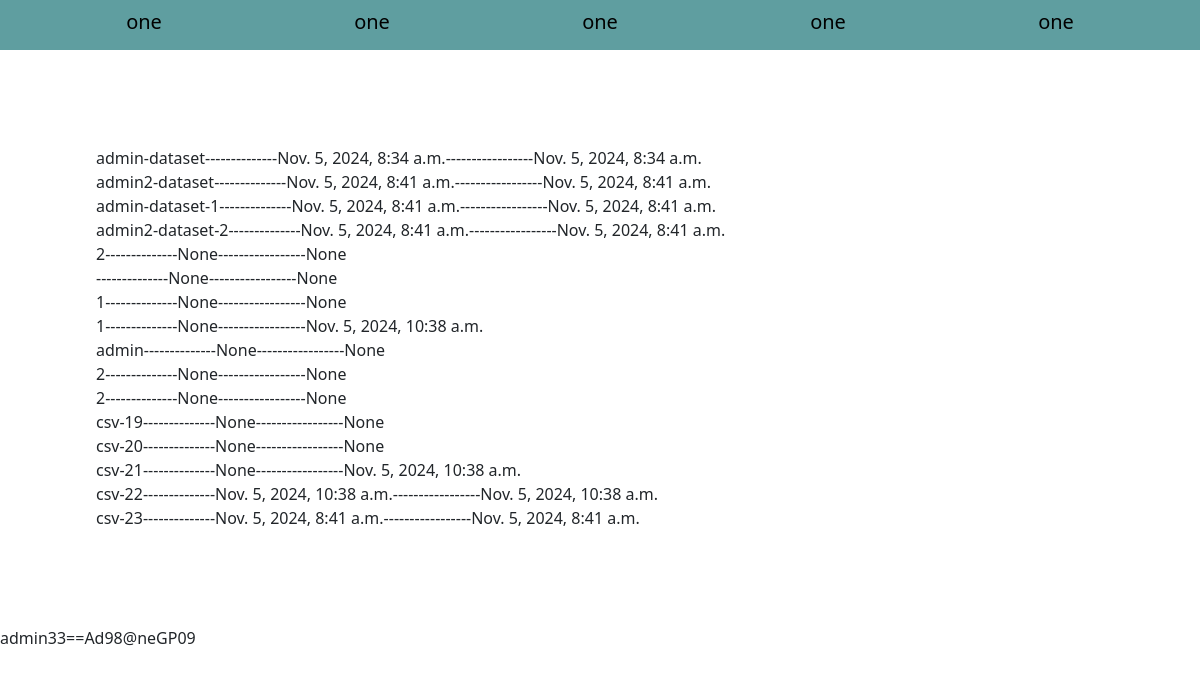
The page / on the database its author committed.
### roshan/models.py (models this page shows, shortened)
class Dataset(models.Model):
    author=models.ForeignKey(User,related_name='user',on_delete=models.CASCADE)
    name=models.CharField(max_length=200)
    created_at=models.DateTimeField(auto_now_add=True)
    edit_at=models.DateTimeField(auto_now=True)
    class Meta:
        pass

### roshan/views.py (the view)
# urls.py: path("",dataset_view,name="dataset_view"),
def dataset_view(request):
    dataset=Dataset.objects.all()
    context={
        "dataset":dataset,
    }
    return render(request,"roshan/roshan.html",context)

### templates/roshan/roshan.html
{% extends "base.html" %}
{% block content %}
<div class="container p-5 m-5">
    {% for item  in dataset %}
      {{item.name}}--------------{{item.created_at}}-----------------{{item.edit_at}}
      <br>
    {% endfor %}
</div>
admin33==Ad98@neGP09
{% endblock content %}

### templates/base.html (shortened to what this page needs)
<!doctype html>
<html lang="en">
  <head>
    <link href="https://cdn.jsdelivr.net/npm/bootstrap@5.0.2/dist/css/bootstrap.min.css" rel="stylesheet">
  </head>
  <body>
    <div class="container-fluid" style="background-color: cadetblue;height:50px;">
        <div class="container text-center">
            <div class="row">
              <div class="col-sm">
                <h5><a href="">one</a></h5>
              </div>
              <div class="col-sm">
                <h5><a href="">one</a></h5>
              </div>
              <div class="col-sm">
                <h5><a href="">one</a></h5>
              </div>
              <div class="col-sm">
                <h5><a href="">one</a></h5>
              </div>
              <div class="col-sm">
                <h5><a href="">one</a></h5>
              </div>
            </div>
          </div>
    </div>
    {% block content %}
    {% endblock content %}
  </body>
</html>

### templates/base.html (style rules this page uses)
a { text-decoration: none; color: black; }
.col-sm { margin-top:10px; }

### rows shown on the page
Dataset: name "admin-dataset", created_at "Nov. 5, 2024, 8:34 a.m.", edit_at "Nov. 5, 2024, 8:34 a.m."
Dataset: name "admin2-dataset", created_at "Nov. 5, 2024, 8:41 a.m.", edit_at "Nov. 5, 2024, 8:41 a.m."
Dataset: name "admin-dataset-1", created_at "Nov. 5, 2024, 8:41 a.m.", edit_at "Nov. 5, 2024, 8:41 a.m."
Dataset: name "admin2-dataset-2", created_at "Nov. 5, 2024, 8:41 a.m.", edit_at "Nov. 5, 2024, 8:41 a.m."
Dataset: name "2", created_at "None", edit_at "None"
Dataset: created_at "None", edit_at "None"
Dataset: name "1", created_at "None", edit_at "None"
Dataset: name "1", created_at "None", edit_at "Nov. 5, 2024, 10:38 a.m."
Dataset: name "admin", created_at "None", edit_at "None"
Dataset: name "2", created_at "None", edit_at "None"
Dataset: name "2", created_at "None", edit_at "None"
Dataset: name "csv-19", created_at "None", edit_at "None"
Dataset: name "csv-20", created_at "None", edit_at "None"
Dataset: name "csv-21", created_at "None", edit_at "Nov. 5, 2024, 10:38 a.m."
Dataset: name "csv-22", created_at "Nov. 5, 2024, 10:38 a.m.", edit_at "Nov. 5, 2024, 10:38 a.m."
Dataset: name "csv-23", created_at "Nov. 5, 2024, 8:41 a.m.", edit_at "Nov. 5, 2024, 8:41 a.m."
